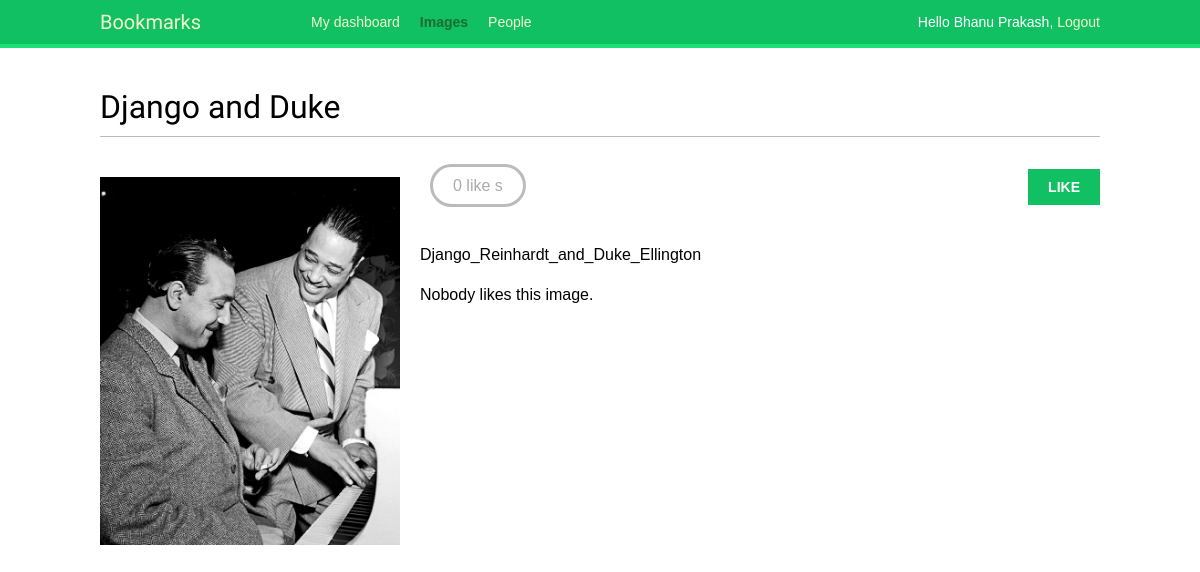
/images/detail/1/django-and-duke/ (signed in), run on the app's committed database.
### images/models.py (models this page shows, shortened)
class Image(models.Model):
    user = models.ForeignKey(
        settings.AUTH_USER_MODEL, related_name='images_created', on_delete=models.CASCADE)
    title = models.CharField(max_length=200)
    slug = models.SlugField(max_length=200, blank=True)
    url = models.URLField()
    image = models.ImageField(upload_to='images/%Y/%m/%d/')
    description = models.TextField(blank=True)
    created = models.DateField(auto_now_add=True, db_index=True)
    users_like = models.ManyToManyField(
        settings.AUTH_USER_MODEL, related_name='images_liked', blank=True)
    total_likes = models.PositiveIntegerField(db_index=True, default=0)

### images/views.py (the view)
# urls.py: path('detail/<int:id>/<slug:slug>/', views.image_detail, name="detail"),
def image_detail(request, id, slug):
    image = get_object_or_404(Image, id=id, slug=slug)
    return render(request,
                  'images/image/detail.html',
                  {'section': 'images',
                   'image': image})

### images/templates/images/image/detail.html (shortened to what this page needs)
{% extends 'base.html' %}
{% block content %}
    <h1>{{image.title}}</h1>
    {% load thumbnail %}
    {% thumbnail image.image "300" as im%}
        <a href="{{image.image.url}}">{{image.image_url}}
            <img src="{{im.url}}" class="image-detail">
        </a>
    {% endthumbnail %}
        {% with total_likes=image.users_like.count users_like=image.users_like.all %}
            <div class="image-info">
                <div>
                    <span class="count">
                        <span class = "total">{{total_likes}} </span>
                        like {{total_likes|pluralize}}
                    </span>
                    <a href="#" data-id="{{image.id}}" data-action="{% if request.user in users_like%}un{% endif %}like"
                    class="like button">
                        {% if request.user not in users_like %}
                            Like
                        {% else %}
                            Unlike
                        {% endif %}
                    </a>
                </div>
                {{image.description|linebreaks}}
            </div>
            <div class="image-likes">
                {% for user in image.likes_all  %}
                    <div>
                        <img src="{{user.profile.photo_url}}">
                        <p>
                            {{user.first_name}}
                        </p
                    </div>
                    {%empty%}
                    Nobody likes this image.
                {% endfor %}
            </div>
        {% endwith %}
{% endblock content %}

### account/templates/base.html (shortened to what this page needs)
{% load static %}
<!DOCTYPE html>
<html>
<head>
  <link href="{% static "css/base.css" %}" rel="stylesheet">
</head>
<body>
  <div id="header">
    <span class="logo">Bookmarks</span>
    {% if request.user.is_authenticated %}
      <ul class="menu">
        <li {% if section == "dashboard" %}class="selected"{% endif %}>
          <a href="{% url "dashboard" %}">My dashboard</a>
        </li>
        <li {% if section == "images" %}class="selected"{% endif %}>
          <a href="{% url "images:list" %}">Images</a>
        </li>
        <li {% if section == "people" %}class="selected"{% endif %}>
          <a href="{% url "user_list"%}">People</a>
        </li>
      </ul>
    {% endif %}
    <span class="user">
      {% if request.user.is_authenticated %}
        Hello {{ request.user.first_name }},
        <a href="{% url "logout" %}">Logout</a>
      {% else %}
        <a href="{% url "login" %}">Log-in</a>
      {% endif %}
    </span>
  </div>
  <div id="content">
    {% block content %}
    {% endblock %}
  </div>
</body>
</html>

### account/static/css/base.css (style rules this page uses)
body { margin:0; padding:0; font-family:helvetica, sans-serif; }
p { line-height: 1.8; }
a { color:#12c064; text-decoration:none; }
h1, h2, h3, h4, h5 , h6 { font-family: 'Muli', sans-serif; font-weight:normal; }
h1 { border-bottom:1px solid #bbb; padding:0 0 10px 0; margin:10px 0 20px 0; }
#header { padding:10px 100px; font-size:14px; background:#12c064; color:#fff; border-bottom:4px solid #1cdf78; overflow:auto; }
#header .logo { font-family: 'Muli', sans-serif; float:left; color:#f3f7cc; font-size:20px; margin-right:10%; }
#header ul.menu { list-style:none; float:left; margin:0; padding:0; }
#header ul.menu li { float:left; padding:4px 10px; }
#header ul.menu li.selected a, #header ul.menu li.selected a:hover { color:#1b6d32; font-weight:bold; }
#header a { color:#f3f7cc; }
#header .user { float:right; padding-top:4px; }
#content { padding:30px 100px; }
input[type=submit], a.button { font-weight:bold; background:#12c064; color:#fff; padding:10px 20px; font-size:14px; text-transform:uppercase; }
.image-preview, .image-detail { max-width:300px; float:left; margin:0 20px 20px 0; }
.image-detail { margin-top:20px; }
.image-info div { padding:20px 0; overflow:auto; }
.count { color:#aaa; border:3px solid #bbb; border-radius:26px; padding:10px 20px; margin:20px 10px 0; }
a.like, a.follow { float:right; margin-top:-8px; }

### data on the page
Image: title "Django and Duke", description "Django_Reinhardt_and_Duke_Ellington"

### other printed values
{{ request.user.first_name }} "Bhanu Prakash"
{{ total_likes }} "0"
